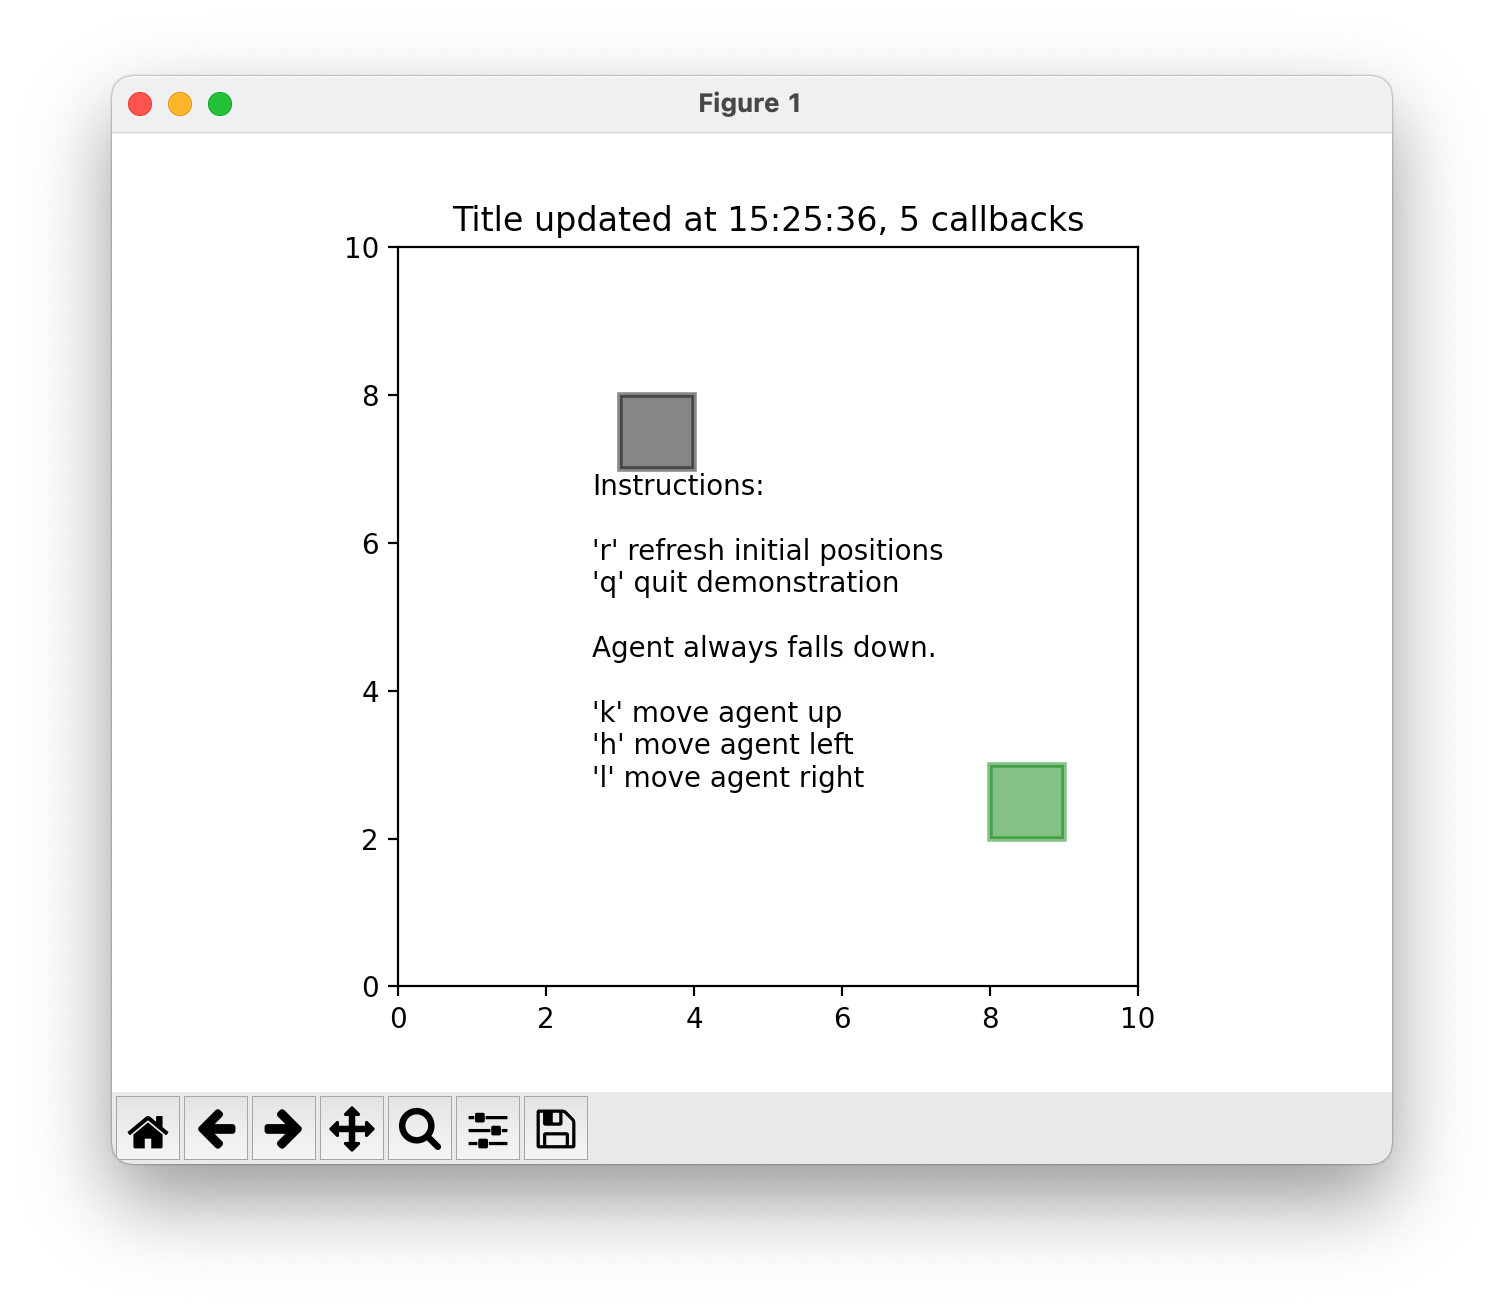

The Python source for this figure:
import matplotlib.pyplot as plt
from numpy.random import randint
from datetime import datetime

from pyschool.pattern.publish_subscribe import Publisher
from pyschool.pattern.publish_subscribe import Subscriber


# configuration for the world
x_min = 0.0  # lower horizontal bound of view
x_max = 10.0  # upper horizontal bound of view
y_min = 0.0  # lower vertical bound of view
y_max = 10.0  # upper vertical bound of view

x_mid = (x_max - x_min) / 2.0 + x_min
y_mid = (y_max - y_min) / 2.0 + y_min

steps_per_span = 10  # number of discrete points per span in either x or y direction
delta_x = (x_max - x_min) / steps_per_span  # magnitude of x-direction step size
delta_y = (y_max - y_min) / steps_per_span  # magnitude of y-direction step size

# configuration for items in the world
al = 0.5  # alpha

box_width = delta_x  # width, as a fraction of the world x-dimension
box_height = delta_y  # height, as a fraction of the world y-dimension

color_agent = "green"
color_landmark = "black"

lw = 2  # linewidth


class Box:
    def __init__(self, rectangle, x, y):
        # rectangle is a matplotlib.pathes.Rectangle object
        self.rectangle = rectangle
        self.x = x
        self.y = y


class World(Subscriber):
    def __init__(self, ax):
        self.ax = ax
        ax.set_ylim([y_min, y_max])
        ax.set_xlim([x_min, x_max])
        ax.set_aspect(1.0)

        # agent initial position
        box_a_x = randint(low=x_min, high=x_max)
        box_a_y = randint(low=y_min, high=y_max)

        # landmark initial position
        box_b_x = randint(low=x_min, high=x_max)
        box_b_y = randint(low=y_min, high=y_max)

        # boxes
        boxA, *_ = self.ax.barh(
            box_a_y,
            box_width,
            height=box_height,
            color=color_agent,
            alpha=al,
            edgecolor=color_agent,
            linewidth=lw,
            label="Agent",
            animated=True,
        )
        boxB, *_ = self.ax.barh(
            box_b_y,
            box_width,
            height=box_height,
            left=box_b_x,
            color=color_landmark,
            alpha=al,
            edgecolor=color_landmark,
            linewidth=lw,
            label="Landmark",
            animated=True,
        )
        self.canvas = self.ax.figure.canvas
        self.background = None
        self.boxes = [Box(boxA, box_a_x, box_a_y), Box(boxB, box_b_x, box_b_y)]

        # number of times the subscriber callback has been triggered by publisher
        self.num_publication_callbacks = 0

        self.instructions_string = str(
            "\nInstructions:\n\n'r' refresh initial positions\n'q' quit demonstration\n\nAgent always falls down.\n\n'k' move agent up\n'h' move agent left\n'l' move agent right"
        )

        self.instructions = self.ax.annotate(
            text=self.instructions_string,
            xy=(x_mid, y_mid),  # middle of view
            verticalalignment="center",
            horizontalalignment="center",
            multialignment="left",
            animated=False,
        )
        self.canvas.mpl_connect("key_press_event", self.on_key_press)

    def update_title(self):
        now = datetime.now()
        # now_string = now.strftime("%Y-%m-%d %H:%M:%S")
        now_string = "Title updated at " + now.strftime("%H:%M:%S")
        callback_string = f", {self.num_publication_callbacks} callbacks"
        self.ax.set_title(now_string + callback_string)
        # axes.figure.canvas.draw()  # unnecessary because there is a draw timer that triggers

    def publication_callback(self, *, message: str):  # Subscriber implementation
        super().publication_callback(message=message)
        self.num_publication_callbacks += 1

        # every time there is a publication, the agent moves down
        self.boxes[0].y -= delta_y
        # enforce lower bounds
        if self.boxes[0].y < y_min:
            self.boxes[0].y = y_min

    def draw(self, event):
        if self.background is None:
            self.background = self.canvas.copy_from_bbox(self.ax.bbox)

        # restart the clean slate background
        self.canvas.restore_region(self.background)

        self.ax.draw_artist(self.instructions)
        self.canvas.blit(self.ax.bbox)
        self.canvas.flush_events()

        # boxes
        for box in self.boxes:
            box.rectangle.set_y(box.y)
            box.rectangle.set_x(box.x)
            self.ax.draw_artist(box.rectangle)

        self.canvas.blit(self.ax.bbox)
        self.canvas.flush_events()

        return True

    def on_key_press(self, event):

        if event.key == "k":  # move up
            self.boxes[0].y += delta_y
            # enforce upper bounds
            if self.boxes[0].y > y_max - box_height:
                self.boxes[0].y = y_max - box_height

        if event.key == "h":  # move left
            self.boxes[0].x -= delta_x
            # enforce left bounds
            if self.boxes[0].x < x_min:
                self.boxes[0].x = x_min

        if event.key == "l":  # move right
            self.boxes[0].x += delta_x
            # enforce left bounds
            if self.boxes[0].x + box_width > x_max:
                self.boxes[0].x = x_max - box_width

        if event.key == "r":  # refresh initial positions
            # not need, e.g., high=x_max - box_width because the right hand side
            # interval is exclusive, not inclusive
            self.boxes[0].x = randint(low=x_min, high=x_max)
            self.boxes[0].y = randint(low=y_min, high=y_max)

            self.boxes[1].x = randint(low=x_min, high=x_max)
            self.boxes[1].y = randint(low=y_min, high=y_max)

        if event.key == "q":  # quit
            # close the figure, end the interactive demonstration
            plt.close()


# main

fig, ax = plt.subplots()
canvas = ax.figure.canvas
animation = World(ax)


# disable default key bindings by override
if fig.canvas.manager.key_press_handler_id is not None:
    canvas.mpl_disconnect(fig.canvas.manager.key_press_handler_id)


# # reset the blitting background on redraw
# def on_redraw(event):
#     animation.background = None


# bootstrap after the first draw
# def start_anim(event):
#     canvas.mpl_disconnect(start_anim.cid)
#
#     def local_draw():
#         if animation.ax.get_renderer_cache():
#             animation.draw(None)
#
#     start_anim.timer.add_callback(local_draw)
#     start_anim.timer.start()
#     # canvas.mpl_connect("draw_event", on_redraw)
#
#
# # draw event from plot gets triggered, map it to call start_anim
# start_anim.cid = canvas.mpl_connect("draw_event", start_anim)
# start_anim.timer = animation.canvas.new_timer(interval=1)


draw_update_interval = 10  # milliseconds
draw_timer = fig.canvas.new_timer(interval=draw_update_interval)
draw_timer.add_callback(animation.draw, None)  # draw updates the world every interval
draw_timer.start()

# Publish-Subscribe
verbosity = True
pub = Publisher()
# The World, a subscriber, subscribes to the publisher.
pub.subscribe(animation)

# The publisher publishes to subscribers.
# hold off on publication until now, will want to queue a publication every x seconds
# pub.publish(pub.events.publication)

# Simulate calculations as the bottleneck, so they take longer than view updates
# calc_timer_interval = 500  # milliseconds, for a fast simulation
calc_timer_interval = 4000  # milliseconds, for a slow simulation
calc_timer = fig.canvas.new_timer(interval=calc_timer_interval)
calc_timer.add_callback(
    pub.publish, pub.events.publication
)  # draw updates the world every interval
calc_timer.start()

# Put view timer after the calculation timer so that the number of pubsub updates is
# always current.
view_update_interval = 1000  # milliseconds, keep as 1 second, like a stopwatch tick
view_timer = fig.canvas.new_timer(interval=view_update_interval)
# view_timer.add_callback(update_title, ax)  # view updates the title every interval
view_timer.add_callback(animation.update_title)  # view updates the title every interval
# view_timer.add_callback(animation.draw, None)  # view updates the world every interval
view_timer.start()

# # bootstrap after the first draw
# def start_anim(event):
#     canvas.mpl_disconnect(start_anim.cid)
#
#     def local_draw():
#         if animation.ax.get_renderer_cache():
#             animation.draw(None)
#
#     start_anim.timer.add_callback(local_draw)
#     start_anim.timer.start()
#     # canvas.mpl_connect("draw_event", on_redraw)
#
#
# # draw event from plot gets triggered, map it to call start_anim
# start_anim.cid = canvas.mpl_connect("draw_event", start_anim)
# draw_update_interval = 10  # milliseconds, should be something very fast
# start_anim.timer = fig.canvas.new_timer(interval=draw_update_interval)

# plt.show(block=False)
plt.show()
